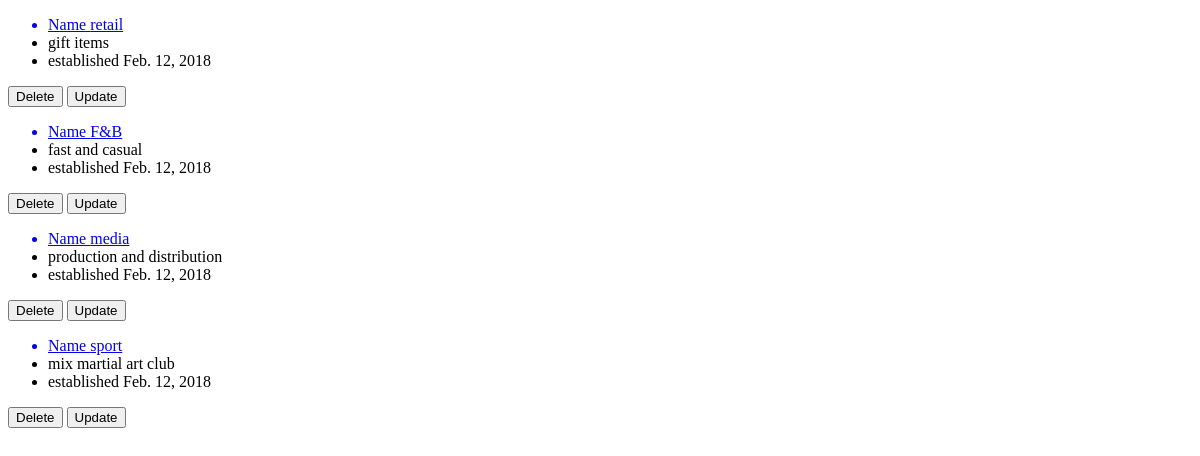
The app's page /business_list, older data.
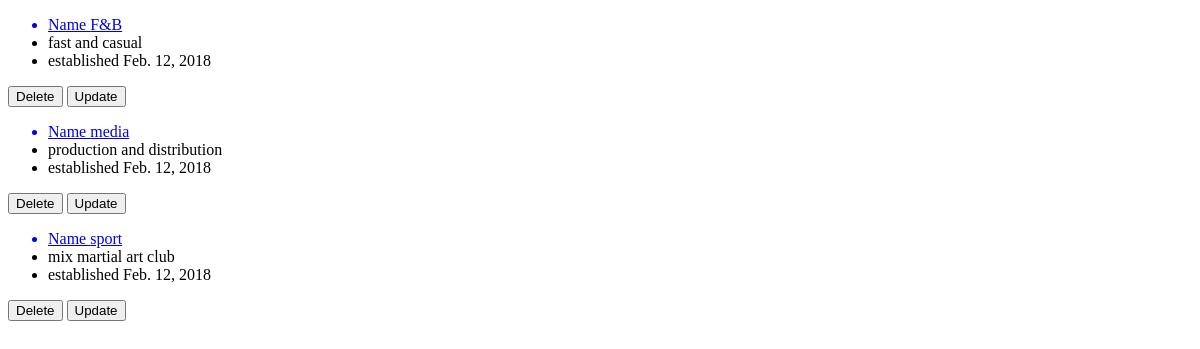
The same page, newer data.
### businesses/models.py (models this page shows, shortened)
class Business(models.Model):
	name = models.CharField(max_length=255)
	description = models.TextField()
	established = models.DateField()

### businesses/views.py (the view)
# urls.py: path('business_list',views.business_list,name="business_list"),
def business_list(request):
	context = {
		"objects": Business.objects.all(),
	}
	return render(request, 'business_list.html', context)

### businesses/templates/business_list.html (shortened to what this page needs)
<!DOCTYPE html>
<html>
<head>
</head>
<body>
	{%	for item in objects %}
	<ul>
		<a href="{% url 'business_detail' business_id=item.id %}">
			<li>Name {{item.name}}</li>
		</a>
		<li> {{item.description}}</li>
		<li>established {{item.established}}</li>
	</ul>
	<a href="{% url 'delete' business_id=item.id %}"><input type="button" value="Delete" ></a>
	<a href="{% url 'business_update' business_id=business_obj.id"><input type="button" value="Update"></a>
</body>
</html>

Row changes from the older to the newer data that the page shows:
removed Business: name "retail", description "gift items", established "Feb. 12, 2018"
